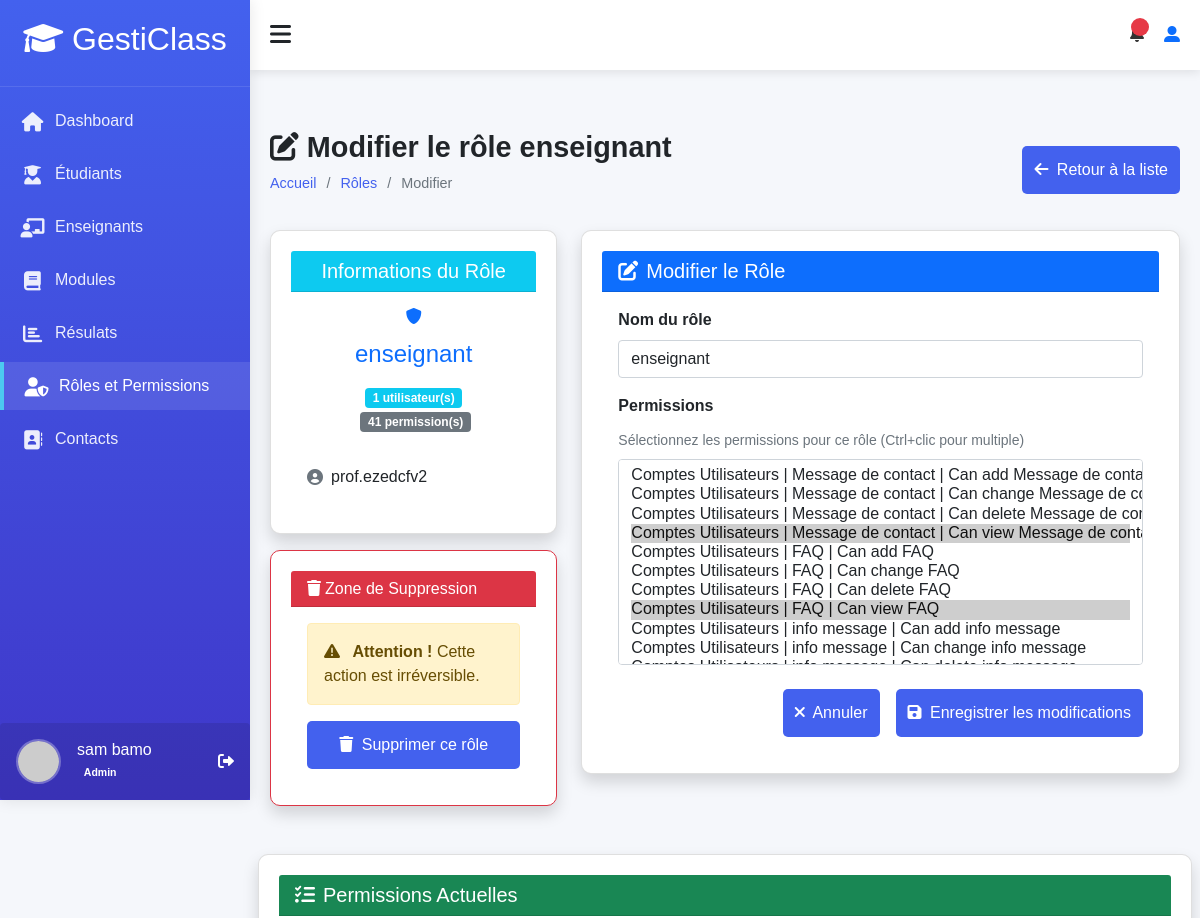
/accounts/roles/2/edit/ (signed in, upper part), run on an earlier commit of the app's database.
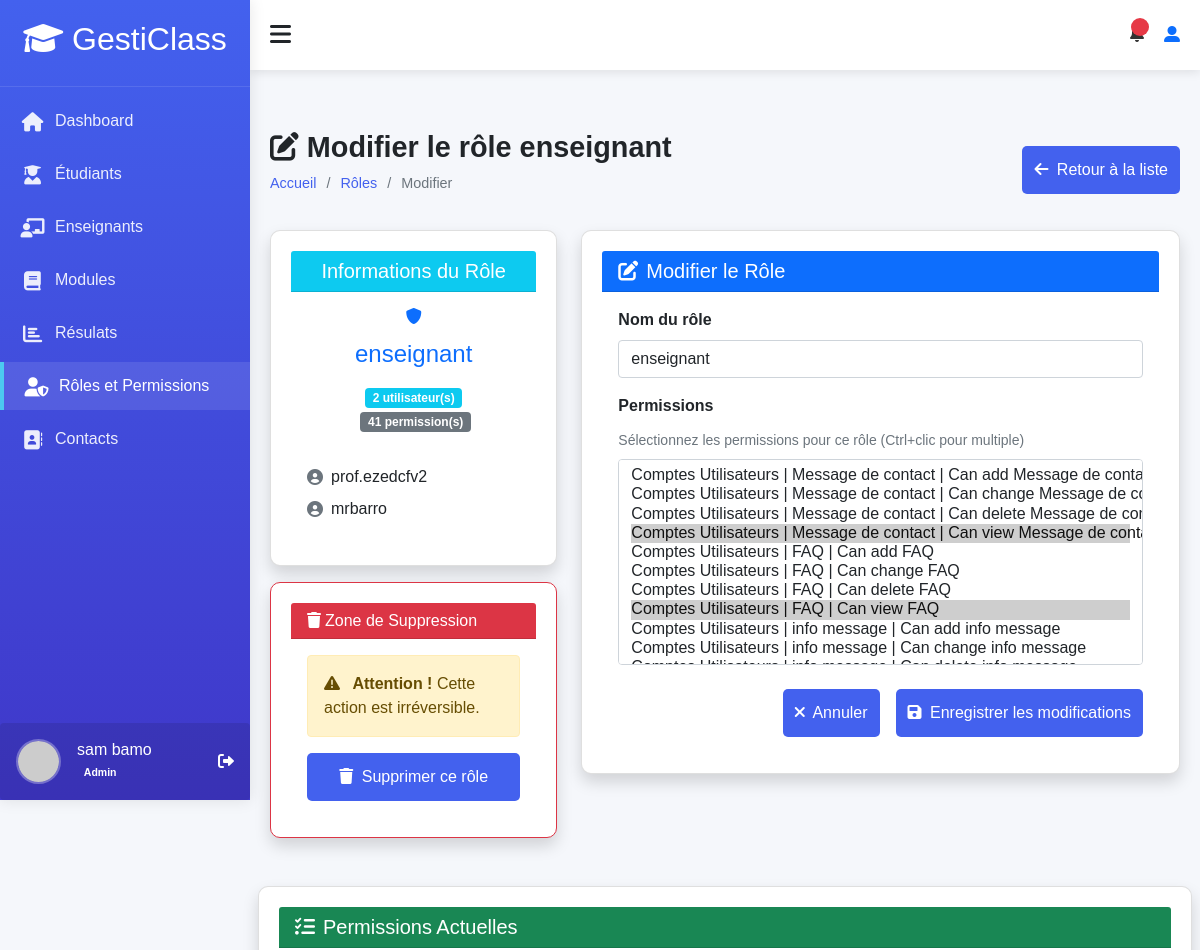
And on a later commit of the database.
### accounts/models.py (models this page shows, shortened)
class User(AbstractUser):
    ROLE_CHOICES = (
        ('admin', 'Administrateur'),
        ('teacher', 'Enseignant'),
        ('student', 'Élève'),
    )
    profil = models.CharField(max_length=10, choices=ROLE_CHOICES, default='student')
    phone = models.CharField(max_length=20, blank=True)
    birth_date = models.DateField(null=True, blank=True)
    photo = models.ImageField(upload_to='users/', null=True, blank=True)
    specialty = models.CharField(max_length=100, null=True, blank=True)
    hire_date = models.DateField(null=True, blank=True)
    address = models.TextField(blank=True)
    phone_number = models.CharField(max_length=15, blank=True)
    date_of_birth = models.DateField(null=True, blank=True)
    class Meta:
        permissions = [
        ("peut_acceder_module", "Peut acceder au module"),
        ("peut_acceder_aux_eleve", "Peut acceder aux eleves"),
        ("peut_acceder_aux_enseignants", "peut acceder aux enseigants"),
        ("peut_acceder_aux_roles", "peut acceder aux roles"),
        ("peut_acceder_au_dashboard", "Peut accéder au tableau de bord "),
        ("dashboard", "Peut voir les infos utiles  pour des étudiants"),
        ("peut_voir_infos_utile_teacher", "Peut voir les infos utiles pour des enseignants"),
        ("peut_agir_infos_utile_student", "Peut agir sur les infos utiles pour des étudiants"),
        ("peut_agir_infos_utile_teacher", "Peut agir sur les infos utiles pour des enseignants"),
        ("can_view_student_performance_data", "Peut voir ses données de performance  étudiants"),
        ("can_view_teacher_module_performance_data", "Peut voir les données de performance des modules des enseignants"),
        ("can_view_all_students_performance_data ", "Peut voir les données de performance de tous les étudiants"),
        ("can_view_student_list", "Peut voir la liste des étudiants"),
        ("can_view_teacher_list", "Peut voir la liste des enseignants"),
        ("can_view_module_list", "Peut voir la liste des modules"),
        ("can_view_results_list", "Peut voir la liste résultats"),
        ("can_view_suggestions_list", "Peut voir la liste des suggestions"),
        ("can_delete_suggestion", "Peut supprimer une suggestion"),
        ("can_delete_result", "Peut supprimer un résultat"),
        ("can_view_module_details", "Peut les details d'un module"),
        ("can_view_student_details", "Peut voir les détails d'un étudiant"),
        ("can_view_teacher_details", "Peut voir les détails d'un enseignant"),
        ("can_view_own_details", "Peut voir ses propres détails"),
        ("cans_view_results", "Peut voir les résultats"),
        ("can_view_own_results", "Peut voir ses propres résultats"),
        ("can_view_section__admin", "Peut voir la d'administration des section"),
        ("view_role", "Peut voir les rôles"),
        ("add_role", "Peut ajouter un rôle"),
        ("change_role", "Peut modifier un rôle"),
        ("delete_role", "Peut supprimer un rôle"),
        ("assign_role", "Peut assigner des rôles"),
        ("view_timetable", "Peut voir l'emploi du temps"),
        ("manage_timetable", "Peut gérer l'emploi du temps"),
        ("can_add_teacher", "Peut ajouter un enseignant"),
        ("can_add_student", "Peut ajouter un étudiant"),
        ("can_change_teacher", "Peut modifier un enseignant"),
        ("can_change_student", "Peut modifier un étudiant"),
        ("can_delete_teacher", "Peut supprimer un enseignant"),
        ("can_delete_student", "Peut supprimer un étudiant"),
        ("can_view_schoolinfo", "Peut voir les informations de l'école"),
        ("can_add_schoolinfo", "Peut ajouter les informations de l'école"),
        ("can_change_schoolinfo", "Peut modifier les informations de l'école"),
        ("can_delete_schoolinfo", "Peut supprimer les informations de l'école"),
        ]

### accounts/views.py (the view)
# urls.py: path('roles/<int:role_id>/edit/', views.edit_role, name='edit_role'),
@login_required
@permission_required('auth.change_group', raise_exception=True)
def edit_role(request, role_id):
    role = get_object_or_404(Group, id=role_id)
    if request.method == 'POST':
        form = RoleForm(request.POST)
        if form.is_valid():
            role_name = form.cleaned_data['name']
            permissions = form.cleaned_data['permissions']
            if role.name != role_name:
                role.name = role_name
                role.save()
            role.permissions.set(permissions)
            messages.success(request, f'Rôle "{role_name}" modifié avec succès!')
            return redirect('accounts:role_list')
    else:
        form = RoleForm(initial={
            'name': role.name,
            'permissions': role.permissions.all()
        })
    permissions_by_category = {}
    for perm in Permission.objects.all():
        app_label = perm.content_type.app_label
        if app_label not in permissions_by_category:
            permissions_by_category[app_label] = []
        permissions_by_category[app_label].append(perm)
    context = {
        'form': form,
        'role': role,
        'permissions_by_category': permissions_by_category,
        'title': f'Modifier le rôle {role.name}'
    }
    return render(request, 'roles/edit_role.html', context)

### accounts/views.py
class RoleForm(forms.Form):
    name = forms.CharField(
        max_length=100,
        required=True,
        widget=forms.TextInput(attrs={
            'class': 'form-control',
            'placeholder': 'Nom du rôle (ex: Délégué, Enseignant, etc.)'
        })
    )
    permissions = forms.ModelMultipleChoiceField(
        queryset=Permission.objects.all(),
        required=False,
        widget=forms.SelectMultiple(attrs={
            'class': 'form-select',
            'size': '10'
        })
    )

### accounts/templates/roles/edit_role.html (shortened to what the changed rows need)
{% extends "models/base.html" %}
{% load static %}
{% block content %}
<div class="content">
    <div class="page-title">
        <div>
            <h2><i class="fas fa-edit me-2"></i>{{ title }}</h2>
        </div>
    </div>
    <div class="row">
        <div class="col-md-4 mb-4">
            <div class="card shadow">
                <div class="card-body text-center">
                    <div class="avatar-lg bg-soft-primary rounded-circle mb-3 mx-auto d-flex align-items-center justify-content-center">
                        <i class="fas fa-shield-alt text-primary font-size-24"></i>
                    </div>
                    <h4 class="text-primary">{{ role.name }}</h4>
                    <div class="mt-3">
                        <span class="badge bg-info">{{ role.user_set.count }} utilisateur(s)</span>
                        <span class="badge bg-secondary ms-1">{{ role.permissions.count }} permission(s)</span>
                    </div>
                </div>
                {% if role.user_set.all %}
                        <div class="card-body">
                            {% for user in role.user_set.all|slice:":5" %}
                            <div class="d-flex align-items-center mb-2">
                                <i class="fas fa-user-circle text-muted me-2"></i>
                                <span>{{ user.username }}</span>
                            </div>
                            {% endfor %}
                        </div>
                {% endif %}
            </div>
        </div>
        <div class="col-md-8">
            <div class="card shadow">
                <div class="card-body">
                    <form method="post">
                        <div class="mb-3">
                            <label for="id_name" class="form-label fw-bold">Nom du rôle</label>
                            {{ form.name }}
                        </div>
                    </form>
                </div>
            </div>
        </div>
    </div>
</div>
{% endblock %}

What changed in the data, as far as the page shows it:
now on this page (row edited): User: username "mrbarro"
Also different on the page:
{{ role.user_set.count }}: "1" → "2"
